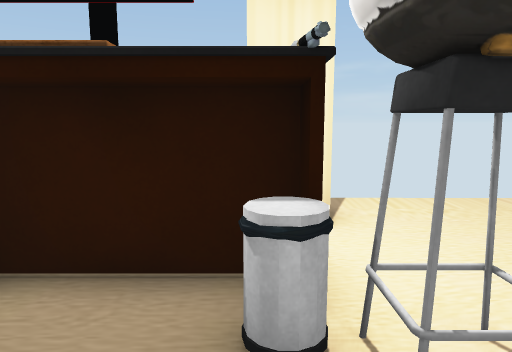
view 1 (above)

12 first-person views from a walk through a 3-D level made in the Unity game engine. The camera is 1.5 m above the floor, tilts 8° down and sees 70° across. The floor is counted in squares, 1 m on a side. Each view is taken from the middle of a square. On the plan, view 1 faces up. The plan holds only what a view shows up to about 16 squares ahead; the rest is blank. The player character is not drawn. Door leaves are left out, so doorways stand open.

view 2
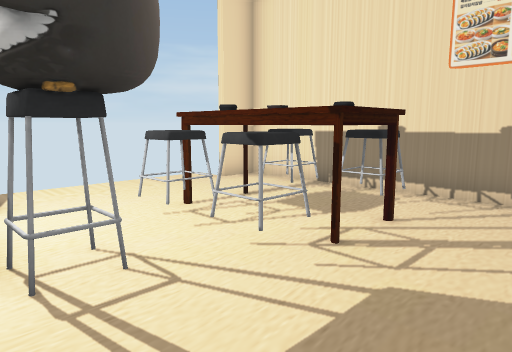

view 3
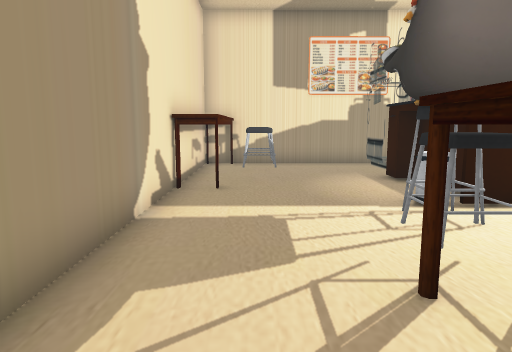

view 4
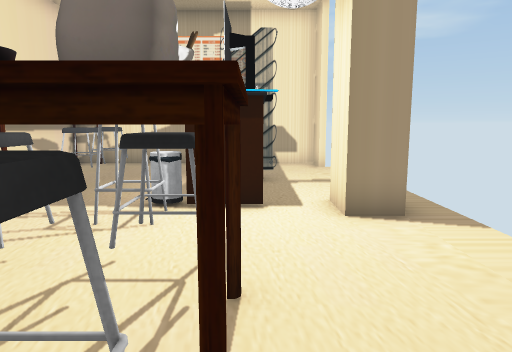

view 5
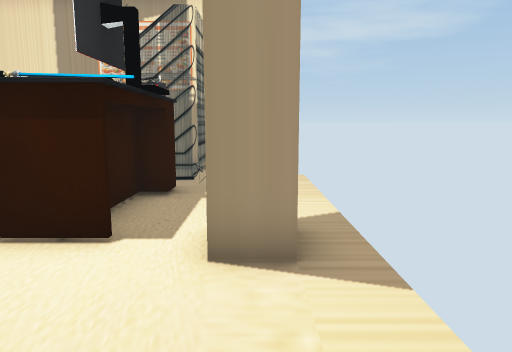

view 6
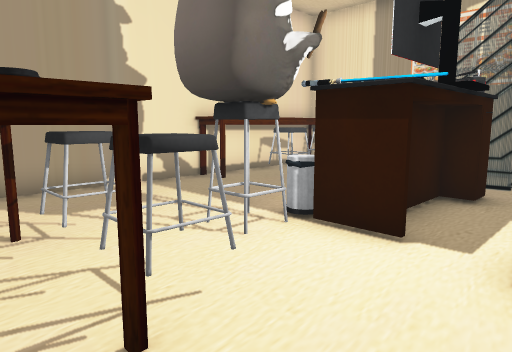

view 7
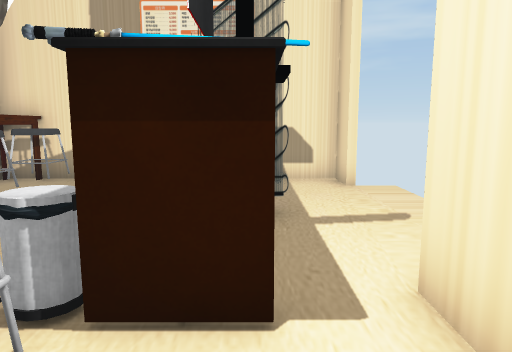

view 8
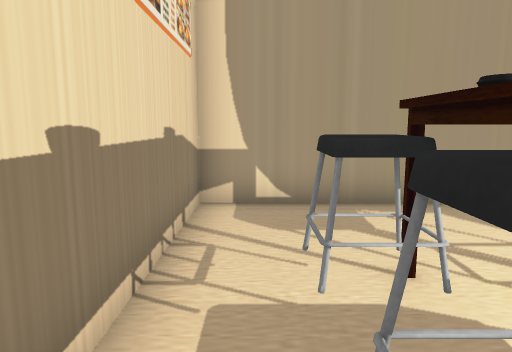

view 9
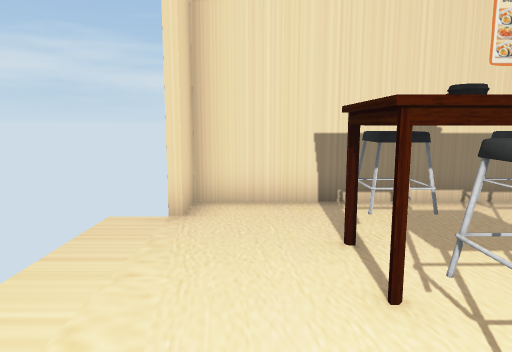

view 10
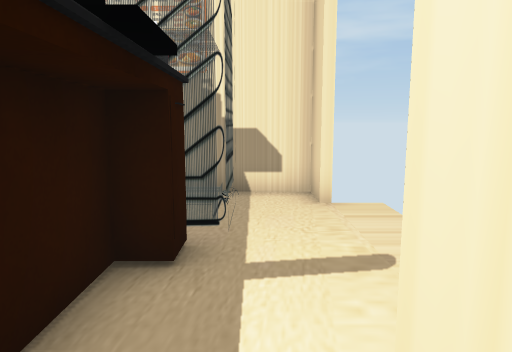

view 11
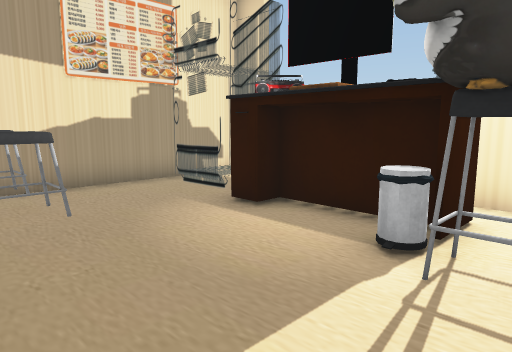

view 12
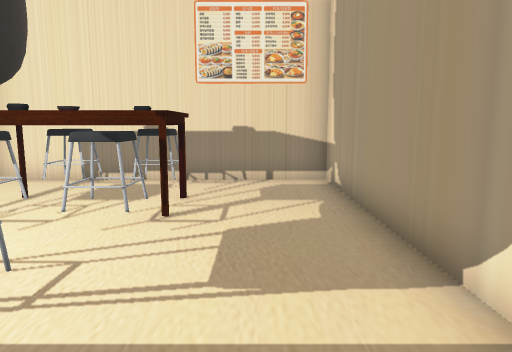

### Floor plan
Key: @ floor where view 1 was taken; # wall or solid block; . floor; D open door; = window, fence, low wall or low ledge; T thing the floor can be seen under or through; O other object.
Columns run from 7 left of view 1 to 8 right of it. Each row starts with its distance up from view 1.
  7  DDDDDDDDDDDDDD
  6 ##D.D.D##D.D.D##
  5 #.OO...........#
  4 #.O=O..O...TT..#
  3 #.==OOOO..OTTO.#
  2 #......=O..TT..#
  1 #.........OTOO.#
  0 #......@.......#
 -1 #OOOO..........#
 -2 ######.........#
 -3     ############

Positions as (right, up) in squares from view 1, and headings:
1: (0, 0), facing up
2: (0, -2), facing up-right
3: (7, -1), facing left
4: (7, 4), facing left
5: (5, 6), facing left
6: (5, 6), facing down-left
7: (3, 4), facing left
8: (7, 4), facing down
9: (1, 5), facing right
10: (1, 5), facing left
11: (2, -2), facing up-left
12: (-2, -1), facing right
